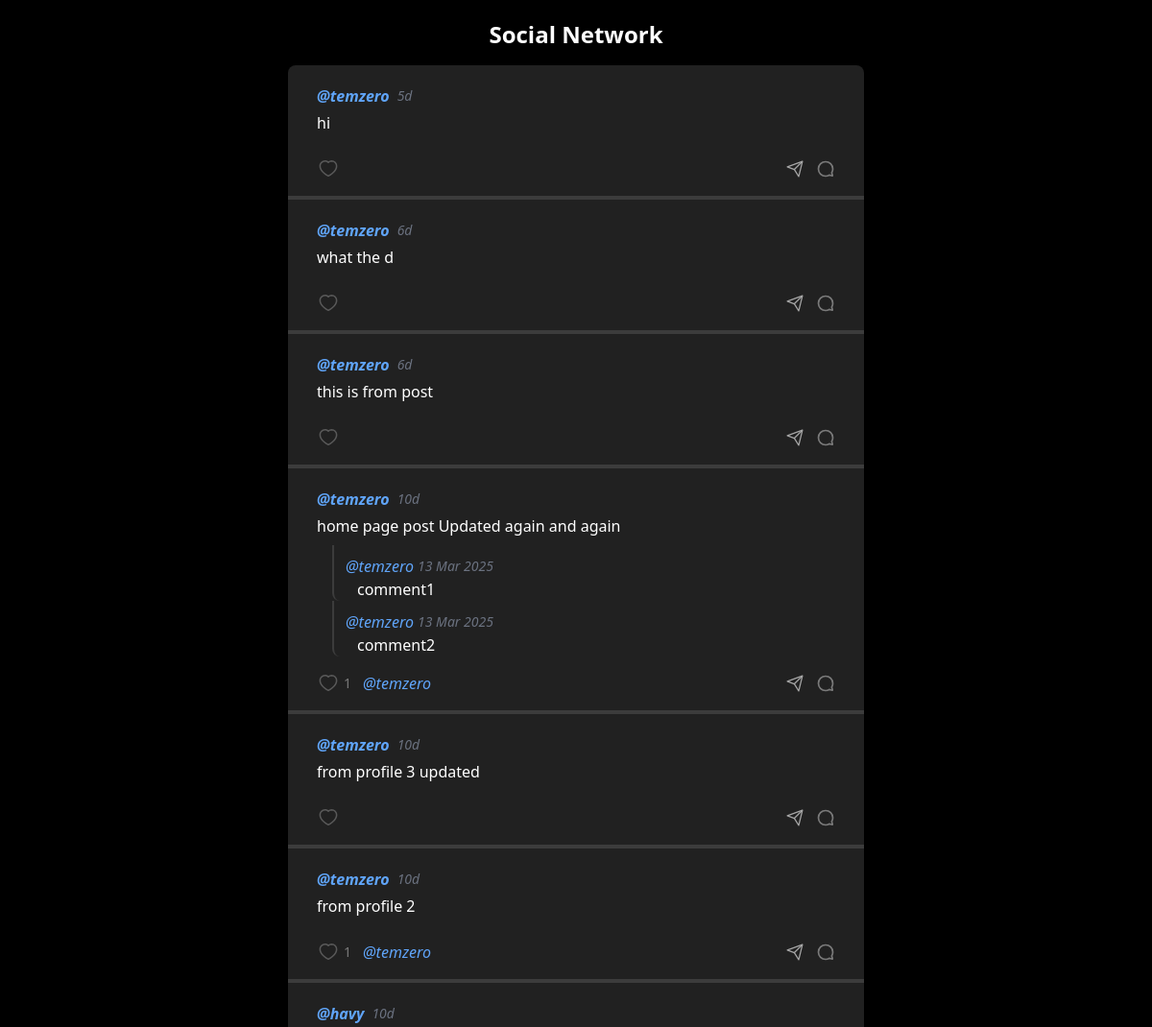
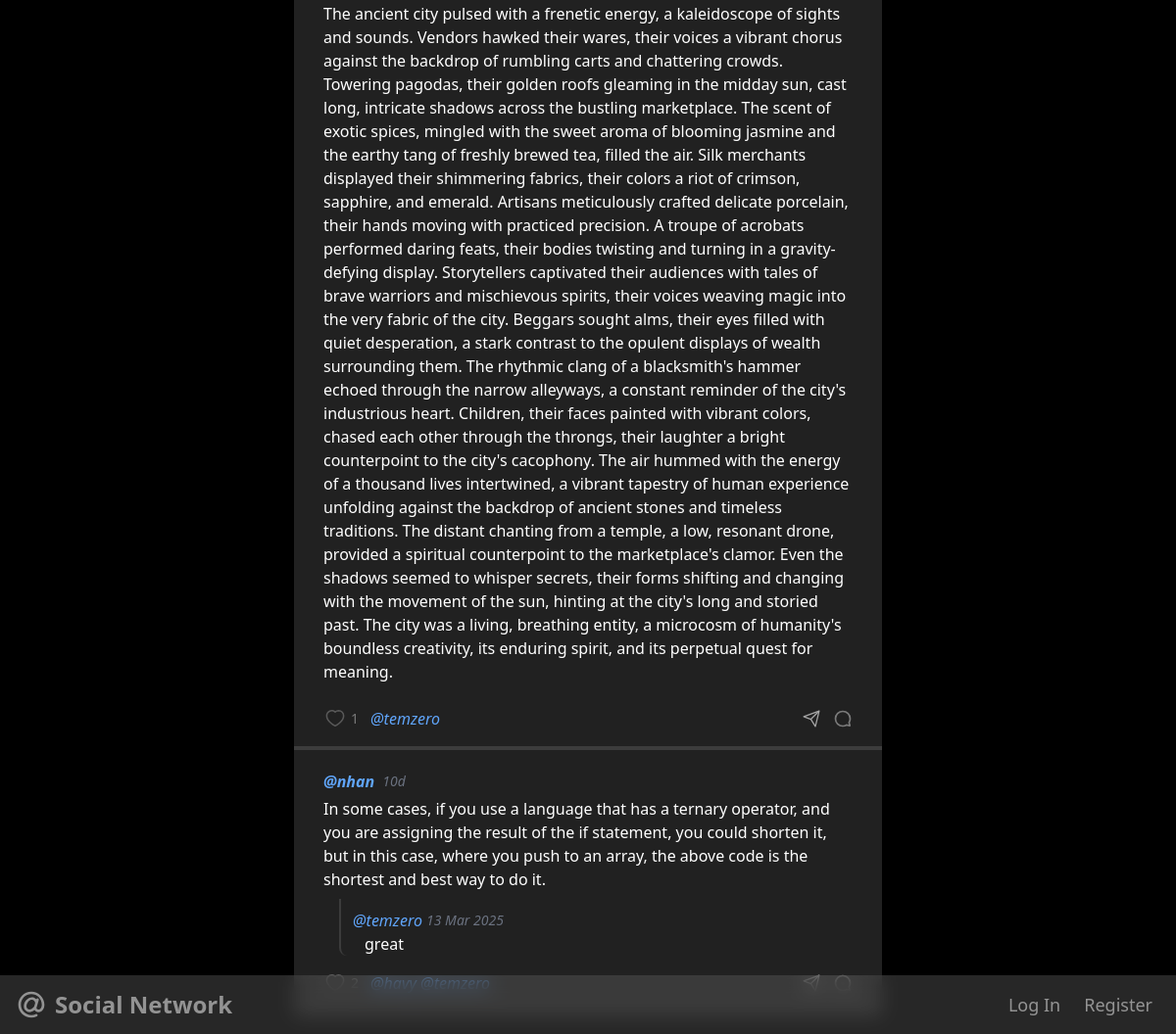
/, run on an earlier commit of the app's database (2 pictures, top to bottom).
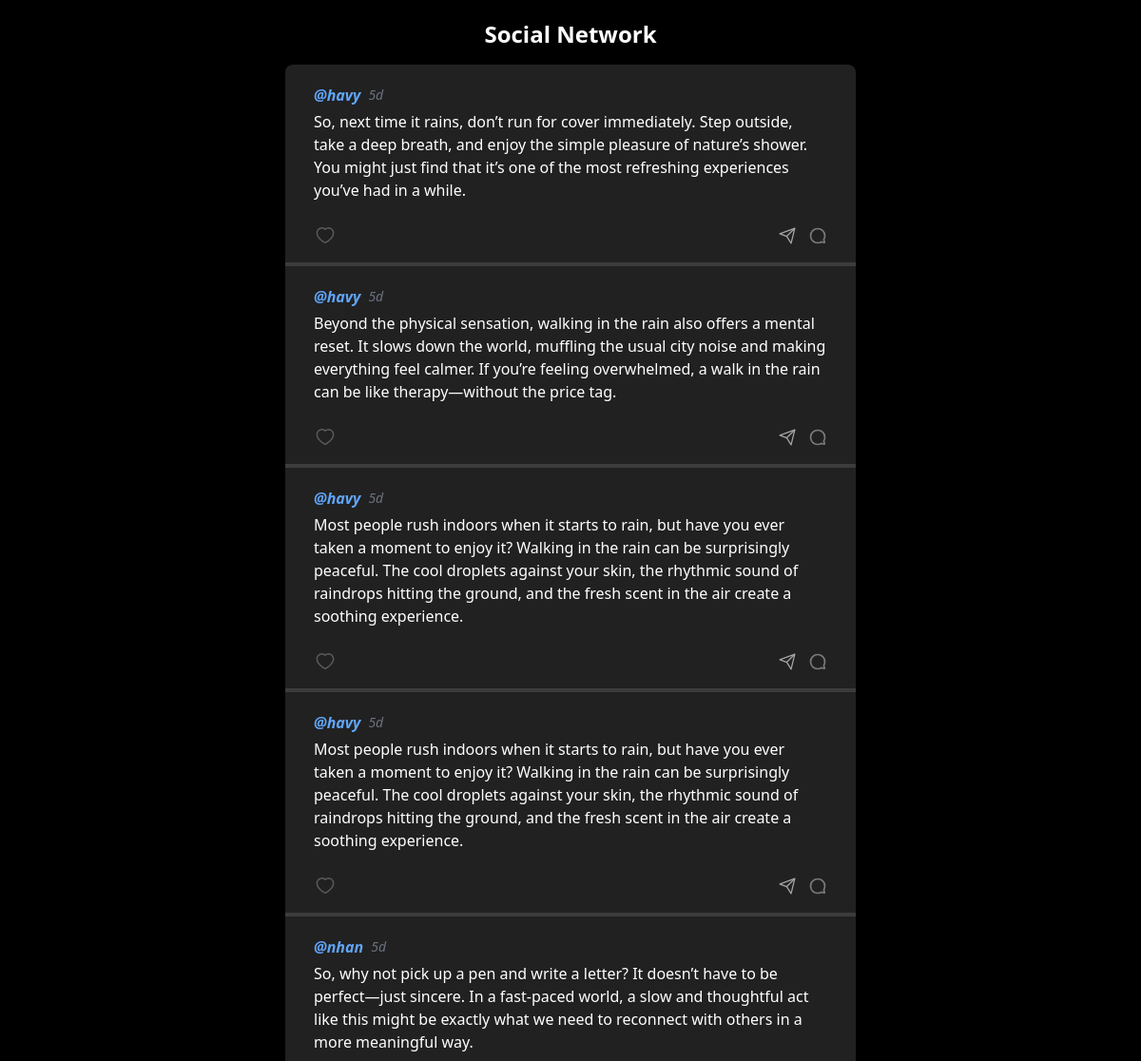
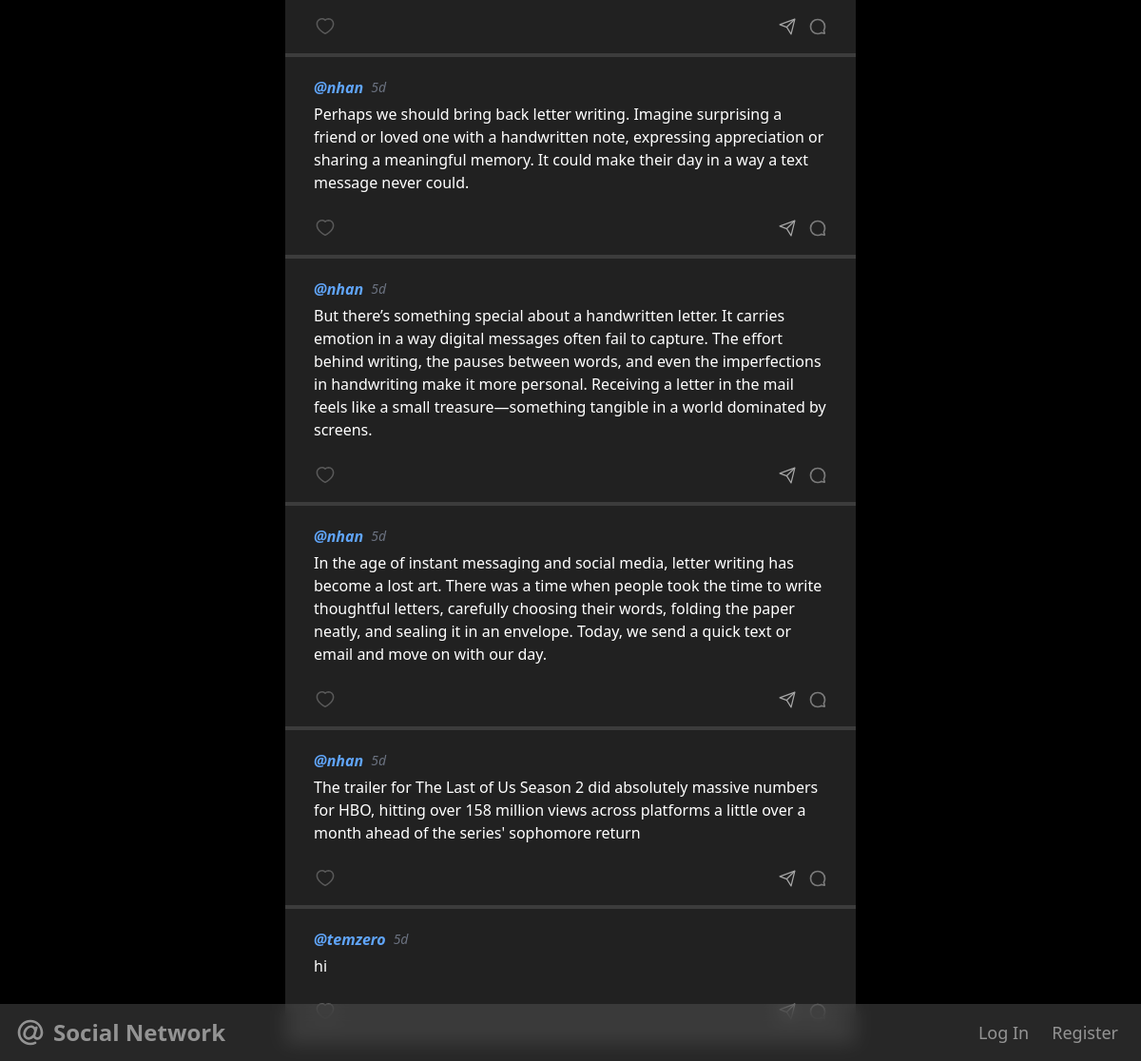
And on a later commit of the database (2 pictures, top to bottom).
### network/models.py (models this page shows, shortened)
class Post(models.Model):
    user = models.ForeignKey(User, on_delete=models.CASCADE, related_name='author')
    content = models.CharField(max_length=999)
    likers = models.ManyToManyField(User, through='Like', related_name='liked_posts')
    time = models.DateTimeField(auto_now_add=True)
    def time_ago(self):
        diff = now() - self.time
        if diff < timedelta(minutes=1):
            return "Just now"
        elif diff < timedelta(hours=1):
            return f"{int(diff.total_seconds() / 60)}m"
        elif diff < timedelta(days=1):
            return f"{int(diff.total_seconds() / 3600)}h"
        elif diff < timedelta(days=7):
            return f"{diff.days}d"
        else:
            return f"{diff.days}d"

class User(AbstractUser):
    def __str__(self):
        return f"{self.username}"

class Comment(models.Model):
    user = models.ForeignKey(User, on_delete=models.CASCADE, related_name='commenter')
    content = models.CharField(max_length=299)
    post = models.ForeignKey(Post, on_delete=models.CASCADE, related_name='commented_post')
    time = models.DateTimeField(auto_now_add=True)
    def time_ago(self):
        diff = now() - self.time
        if diff < timedelta(minutes=1):
            return "Just now"
        elif diff < timedelta(hours=1):
            return f"{int(diff.total_seconds() / 60)}m"
        elif diff < timedelta(days=1):
            return f"{int(diff.total_seconds() / 3600)}h"
        elif diff < timedelta(days=7):
            return f"{diff.days}d"
        else:
            return self.time.strftime('%d %b %Y')

### network/views.py (the view)
# urls.py: path("", views.get_posts, name="index"),
def get_posts(request):
    posts = Post.objects.all().order_by('-time')
    paginator = Paginator(posts, 10)  # Show 10 posts per page
    page_number = request.GET.get('page', 1)
    page_obj = paginator.page(page_number)
    print("Received page number:", page_number)
    if request.headers.get('HX-Request'):
        return render(request, "partials/posts.html", {'page_obj': page_obj})
    return render(request, "network/index.html", {'page_obj': page_obj})

### network/templates/network/index.html (shortened to what this page needs)
{% extends "network/layout.html" %}
{% block body %}
    <h1 class="text-2xl font-bold mb-4">
        {% if title %}
            {{ title }}
        {% else %}
            Social Network
        {% endif %}
    </h1>
    {% include 'partials/posts.html' %}
{% endblock %}

### network/templates/partials/posts.html (shortened to what the changed rows need)
{% if page_obj %}
    <div class="posts" id="posts">
        {% for post in page_obj %}
            <div class="post" id="{{ post.id }}" onclick="console.log('clicked post-{{post.id}}')">
                <div class="flex justify-between">
                    <div class="flex gap-2 items-center">
                        <a href="{% url 'profile' post.user.id %}" onclick="event.stopPropagation()" class="post-username font-bold text-blue-400 hover:underline italic">@{{post.user}}</a>
                        <h3 class="post-time text-sm text-gray-500 italic">{{ post.time_ago }}</h3>
                    </div>
                </div>
                <h1 id="post-content" class="post-content mt-1">{{post.content}}</h1>
                <div class="comments">
                    {% for comment in post.commented_post.all %}
                        {% include 'partials/postComments.html' %}
                    {% endfor %}
                </div>
                <div id="post-buttons-container" class="flex gap-4 items-center justify-between mt-4">
                    <form class="like-form flex items-center" action="{% url 'like' post.id %}" >
                        {% if user.is_authenticated %}
                            <button class="cursor-pointer flex items-center p-0 border-none" type="submit" onclick="event.stopPropagation();">
                                {% if user in post.likers.all %}
                                    <img class="h-6 w-6" src="../../static/icons/hearted.svg" alt="Unlike">
                                {% else %}
                                    <img class="h-6 w-6 opacity-60 hover:opacity-100" src="../../static/icons/heart.svg" alt="Like">
                                {% endif %}
                            </button>
                        {% else %}
                            <button class="cursor-not-allowed opacity-50 flex items-center p-0 border-none" type="button" onclick="alert('You must be logged in to like posts!')">
                                <img class="opacity-50 h-6 w-6 self-start" src="../../static/icons/heart.svg" alt="Like">
                            </button>
                        {% endif %}
                        {% if post.likers.all %}
                            <span class="text-sm opacity-40 ml-1">
                                {{post.likers.count}}
                            </span>
                            <span class="w-[400px] text-gray-400 ml-3 mr-4 overflow-hidden text-ellipsis whitespace-nowrap block">
                                {% for liker in post.likers.all %}
                                    <a href="{% url 'profile' liker.id %}" class="text-blue-400 hover:underline italic" onclick="event.stopPropagation()">@{{ liker }}</a>
                                {% endfor %}
                            </span>
                        {% endif %}
                    </form>
                    <div class="flex">
                        <a href="{% url 'post' post.id %}" class="mr-3 opacity-60 hover:opacity-100 cursor-pointer flex items-center border-none" onclick="event.stopPropagation();">
                            <img class="h-5 w-5" src="../../static/icons/share.svg" alt="Share">
                        </a>
                        {% if user.is_authenticated %}
                            <button id="comment-button" class="comment-button opacity-60 hover:opacity-100 cursor-pointer flex items-center border-none">
                                <img class="h-5 w-5" src="../../static/icons/comment.svg" alt="Comment">
                                {% if post.commented_post.count %}
                                    <span class="text-sm ml-1">
                                        {{post.commented_post.count}}
                                    </span>
                                {% endif %}
                            </button>
                        {% else %}
                            <button class="cursor-not-allowed opacity-40 flex items-center p-0 border-none " type="button" onclick="alert('You must be logged in to comment!')">
                                <img class="h-5 w-5" src="../../static/icons/comment.svg" alt="Comment">
                            </button>
                        {% endif %}
                    </div>
                </div>
            </div>
        {% endfor %}
    </div>
{% endif %}

### network/templates/partials/postComments.html (shortened to what this page needs)
<div class="comment" id="{{comment.id}}">
    <div class="flex justify-between">
        <div class="flex items-center gap-1">
            {% if comment.user %}
                <a href="{% url 'profile' comment.user.id %}" onclick="event.stopPropagation()" class="comment-username text-blue-400 hover:underline italic">@{{ comment.user }}</a>
            {% else %}
                <span class="text-gray-400 comment-username italic">@Anonymous</span>
            {% endif %}
            <h3 class="comment-time text-sm text-gray-500 italic">{{ comment.time_ago }}</h3>
        </div>
    </div>
    <h1 id="comment-content" class="comment-content ml-3">{{ comment.content }}</h1>
</div>

What changed in the data, as far as the page shows it:
no longer on this page (row unchanged): Post: user "temzero", time_ago "6d", content "what the d"
no longer on this page (row unchanged): Post: user "temzero", time_ago "6d", content "this is from post"
no longer on this page (row unchanged): Post: user "temzero", time_ago "10d", content "home page post Updated again and again", likers.count "1"
no longer on this page (row unchanged): Comment: user "temzero", time_ago "13 Mar 2025", content "comment1"
no longer on this page (row unchanged): Comment: user "temzero", time_ago "13 Mar 2025", content "comment2"
no longer on this page (row unchanged): User: username "temzero"
no longer on this page (row unchanged): Post: user "temzero", time_ago "10d", content "from profile 3 updated"
no longer on this page (row unchanged): Post: user "temzero", time_ago "10d", content "from profile 2", likers.count "1"
no longer on this page (row unchanged): Post: user "havy", time_ago "10d", content "The ancient city pulsed with a frenetic energy, a kaleidoscope of sights and sounds. Vendors hawked their wares, their voices a vibrant chorus against the backdrop of rumbling carts and chattering crowds. Towering pagodas, their golden roofs gleaming in the midday sun, cast long, intricate shadows across the bustling marketplace. The scent of exotic spices, mingled with the sweet aroma of blooming jasmine and the earthy tang of freshly brewed tea, filled the air. Silk merchants displayed their shimmering fabrics, their colors a riot of crimson, sapphire, and emerald. Artisans meticulously crafted delicate porcelain, their hands moving with practiced precision. A troupe of acrobats performed…", likers.count "1"
no longer on this page (row unchanged): Post: user "nhan", time_ago "10d", content "In some cases, if you use a language that has a ternary operator, and you are assigning the result of the if statement, you could shorten it, but in this case, where you push to an array, the above code is the shortest and best way to do it.", likers.count "2"
no longer on this page (row unchanged): Comment: user "temzero", time_ago "13 Mar 2025", content "great", shown under "nhan"
no longer on this page (row edited): User: username "havy", shown under "nhan"
added Post: user "havy", time_ago "5d", content "So, next time it rains, don’t run for cover immediately. Step outside, take a deep breath, and enjoy the simple pleasure of nature’s shower. You might just find that it’s one of the most refreshing experiences you’ve had in a while."
added Post: user "havy", time_ago "5d", content "Beyond the physical sensation, walking in the rain also offers a mental reset. It slows down the world, muffling the usual city noise and making everything feel calmer. If you’re feeling overwhelmed, a walk in the rain can be like therapy—without the price tag."
added Post: user "havy", time_ago "5d", content "Most people rush indoors when it starts to rain, but have you ever taken a moment to enjoy it? Walking in the rain can be surprisingly peaceful. The cool droplets against your skin, the rhythmic sound of raindrops hitting the ground, and the fresh scent in the air create a soothing experience."
added Post: user "havy", time_ago "5d", content "Most people rush indoors when it starts to rain, but have you ever taken a moment to enjoy it? Walking in the rain can be surprisingly peaceful. The cool droplets against your skin, the rhythmic sound of raindrops hitting the ground, and the fresh scent in the air create a soothing experience."
added Post: user "nhan", time_ago "5d", content "So, why not pick up a pen and write a letter? It doesn’t have to be perfect—just sincere. In a fast-paced world, a slow and thoughtful act like this might be exactly what we need to reconnect with others in a more meaningful way."
added Post: user "nhan", time_ago "5d", content "Perhaps we should bring back letter writing. Imagine surprising a friend or loved one with a handwritten note, expressing appreciation or sharing a meaningful memory. It could make their day in a way a text message never could."
added Post: user "nhan", time_ago "5d", content "But there’s something special about a handwritten letter. It carries emotion in a way digital messages often fail to capture. The effort behind writing, the pauses between words, and even the imperfections in handwriting make it more personal. Receiving a letter in the mail feels like a small treasure—something tangible in a world dominated by screens."
added Post: user "nhan", time_ago "5d", content "In the age of instant messaging and social media, letter writing has become a lost art. There was a time when people took the time to write thoughtful letters, carefully choosing their words, folding the paper neatly, and sealing it in an envelope. Today, we send a quick text or email and move on with our day."
added Post: user "nhan", time_ago "5d", content "The trailer for The Last of Us Season 2 did absolutely massive numbers for HBO, hitting over 158 million views across platforms a little over a month ahead of the series' sophomore return"
